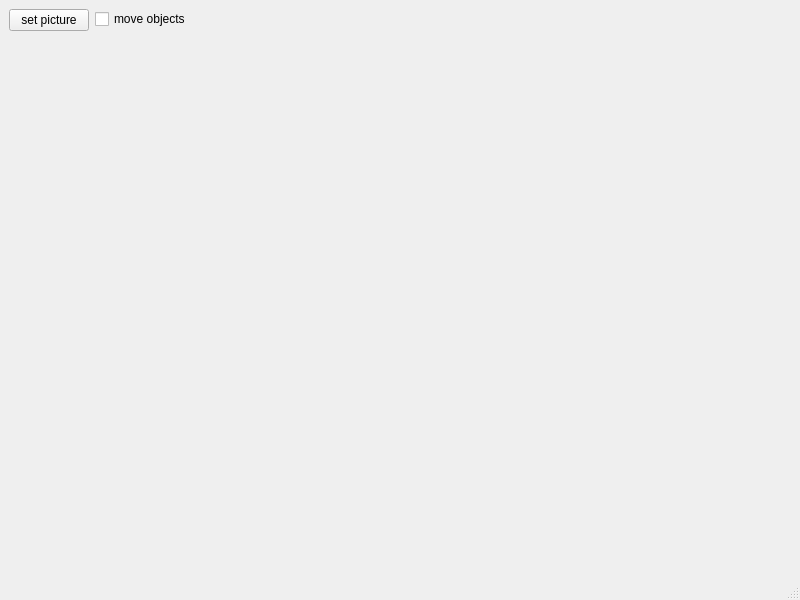
<?xml version="1.0" encoding="UTF-8"?>
<ui version="4.0">
 <class>MainWindow</class>
 <widget class="QMainWindow" name="MainWindow">
  <property name="geometry">
   <rect>
    <x>0</x>
    <y>0</y>
    <width>800</width>
    <height>600</height>
   </rect>
  </property>
  <property name="windowTitle">
   <string>MainWindow</string>
  </property>
  <widget class="QWidget" name="centralwidget">
   <layout class="QFormLayout" name="formLayout">
    <item row="0" column="0">
     <widget class="QPushButton" name="pushButton">
      <property name="text">
       <string>set picture</string>
      </property>
     </widget>
    </item>
    <item row="0" column="1">
     <widget class="QCheckBox" name="checkBox">
      <property name="text">
       <string>move objects</string>
      </property>
     </widget>
    </item>
   </layout>
  </widget>
  <widget class="QMenuBar" name="menubar">
   <property name="geometry">
    <rect>
     <x>0</x>
     <y>0</y>
     <width>800</width>
     <height>21</height>
    </rect>
   </property>
  </widget>
  <widget class="QStatusBar" name="statusbar"/>
 </widget>
 <resources/>
 <connections/>
</ui>
